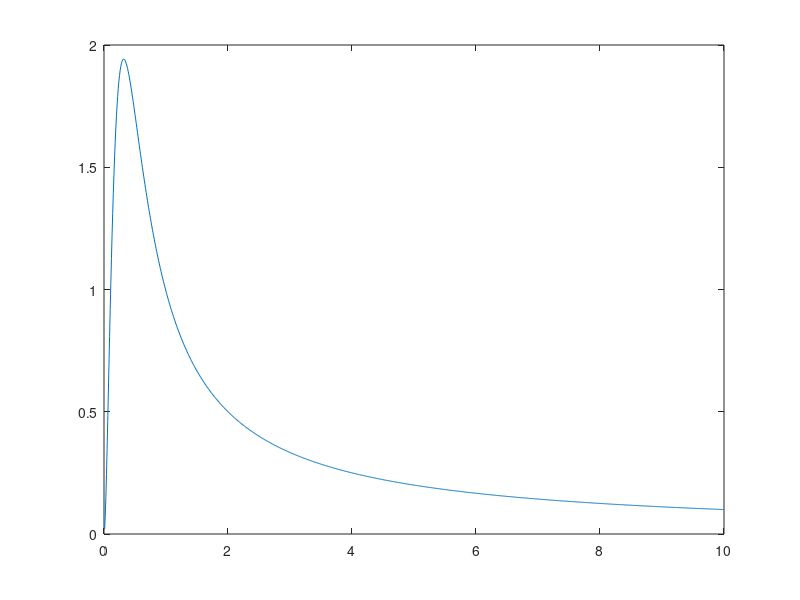

Source code (MATLAB):
%%%% the utility for power allocation
%%%% 
%%%% E: unit is Joule
%%%% R: transmission rate: unit is bits/sec
%%%% L: length of packet

E= 1;
R=1;
L=3;
W=6;
interference = 1;
h=1;
f = 0.5;

p= 0.01:0.01:10;
gamma = W/R * h*p/f; % sir
figure;
u = E*R./p.*(1-exp(-0.5*gamma)).^L;


plot(p, u);




